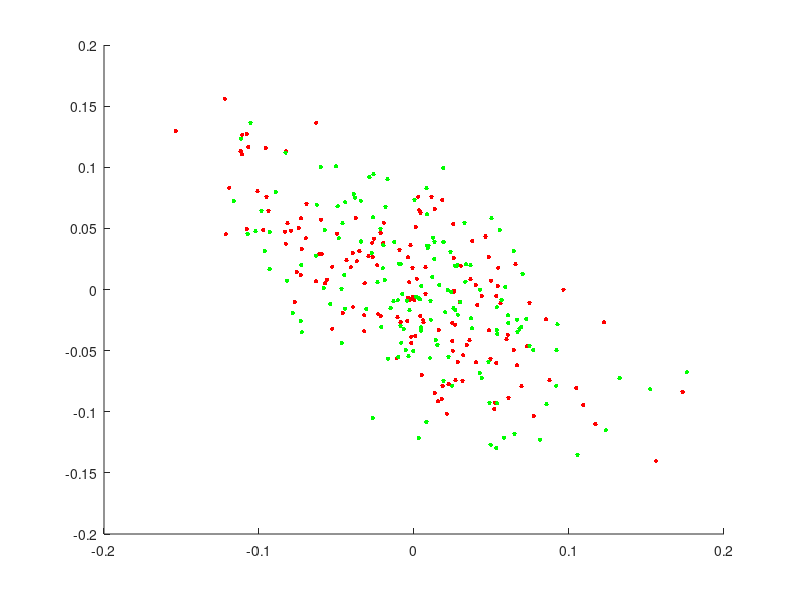

Here is the MATLAB script that generated this plot: (Note: this script raises an error after producing the figure.)
Y = (-150:149 >= 0)';
m = 300;
Xnoise = 500*randn(m, 5);
Xsig = [50*(2*Y-1) -5*(2*Y-1)] + 1*randn(m,2);
X = [Xsig Xnoise];

randrot = 5*randn(size(X,2));
% randrot = eye(size(X,2));
X = (randrot*X')';

% spherize Xsyn
for j = 1:size(X,2);
    X(:,j) = X(:,j) - mean(X(:,j));
    X(:,j) = X(:,j) / norm(X(:,j));
end

% Original Space
figure(1), clf;
gscatter(X(:,1), X(:,2), Y, 'rgby', '.', 10);
title('Original Feature Coordinates');

% PCA projection

[score coeff latent] = princomp(X);

figure(2), clf;
gscatter(coeff(:,1), coeff(:,2), Y, 'rgby', '.', 10);
title('PCA Projection');

% LDA Projection
[Xrot rot] = ldaproj(X,Y);

figure(3), clf;
gscatter(Xrot(:,1), Xrot(:,2), Y, 'rgby', '.', 10);
title('Fisher Projection');